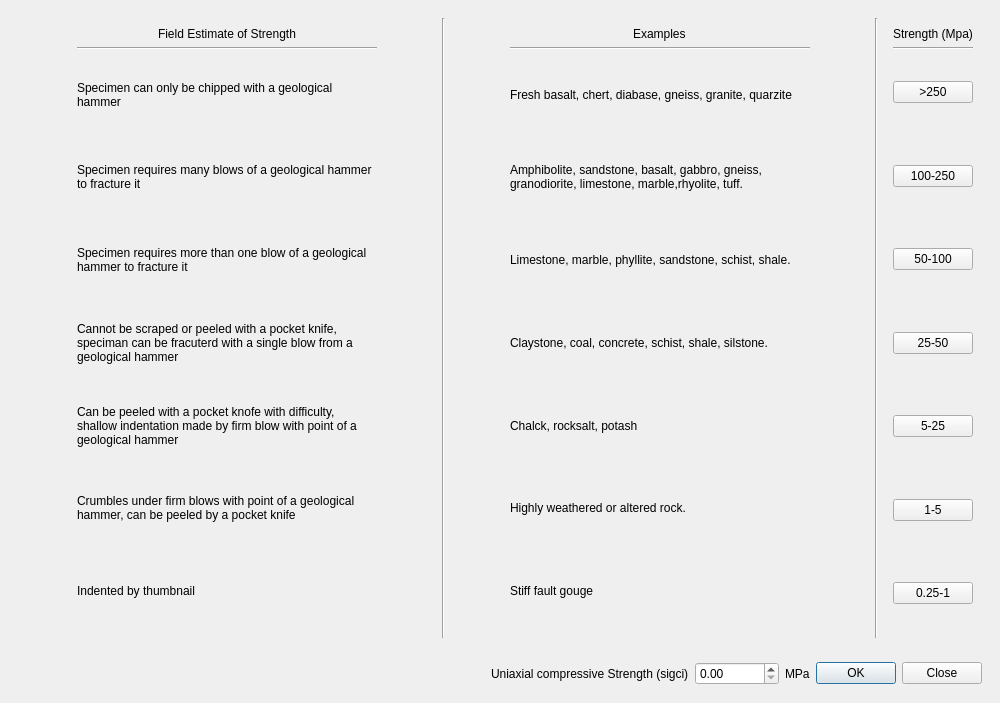
<?xml version="1.0" encoding="UTF-8"?>
<ui version="4.0">
 <class>sciWindow</class>
 <widget class="QMainWindow" name="sciWindow">
  <property name="geometry">
   <rect>
    <x>0</x>
    <y>0</y>
    <width>1000</width>
    <height>703</height>
   </rect>
  </property>
  <property name="minimumSize">
   <size>
    <width>1000</width>
    <height>703</height>
   </size>
  </property>
  <property name="maximumSize">
   <size>
    <width>1000</width>
    <height>703</height>
   </size>
  </property>
  <property name="windowTitle">
   <string>MainWindow</string>
  </property>
  <widget class="QWidget" name="centralwidget">
   <layout class="QVBoxLayout" name="verticalLayout">
    <item>
     <widget class="QWidget" name="horizontalWidget" native="true">
      <property name="sizePolicy">
       <sizepolicy hsizetype="Preferred" vsizetype="Expanding">
        <horstretch>0</horstretch>
        <verstretch>0</verstretch>
       </sizepolicy>
      </property>
      <layout class="QHBoxLayout" name="horizontalLayout">
       <item>
        <widget class="QWidget" name="gridWidget" native="true">
         <layout class="QGridLayout" name="gridLayout_3">
          <item row="3" column="0">
           <widget class="QLabel" name="label_5">
            <property name="maximumSize">
             <size>
              <width>300</width>
              <height>16777215</height>
             </size>
            </property>
            <property name="text">
             <string>Specimen requires many blows of a geological hammer to fracture it</string>
            </property>
            <property name="wordWrap">
             <bool>true</bool>
            </property>
           </widget>
          </item>
          <item row="8" column="0">
           <widget class="QLabel" name="label_10">
            <property name="maximumSize">
             <size>
              <width>300</width>
              <height>16777215</height>
             </size>
            </property>
            <property name="text">
             <string>Indented by thumbnail</string>
            </property>
            <property name="wordWrap">
             <bool>true</bool>
            </property>
           </widget>
          </item>
          <item row="0" column="0" alignment="Qt::AlignHCenter">
           <widget class="QLabel" name="label_2">
            <property name="sizePolicy">
             <sizepolicy hsizetype="Preferred" vsizetype="Fixed">
              <horstretch>0</horstretch>
              <verstretch>0</verstretch>
             </sizepolicy>
            </property>
            <property name="text">
             <string>Field Estimate of Strength</string>
            </property>
           </widget>
          </item>
          <item row="4" column="0">
           <widget class="QLabel" name="label_6">
            <property name="maximumSize">
             <size>
              <width>300</width>
              <height>16777215</height>
             </size>
            </property>
            <property name="text">
             <string>Specimen requires more than one blow of a geological hammer to fracture it</string>
            </property>
            <property name="wordWrap">
             <bool>true</bool>
            </property>
           </widget>
          </item>
          <item row="6" column="0">
           <widget class="QLabel" name="label_8">
            <property name="maximumSize">
             <size>
              <width>300</width>
              <height>16777215</height>
             </size>
            </property>
            <property name="text">
             <string>Can be peeled with a pocket knofe with difficulty, shallow indentation made by firm blow with point of a geological hammer</string>
            </property>
            <property name="wordWrap">
             <bool>true</bool>
            </property>
           </widget>
          </item>
          <item row="2" column="0">
           <widget class="QLabel" name="label_4">
            <property name="maximumSize">
             <size>
              <width>300</width>
              <height>16777215</height>
             </size>
            </property>
            <property name="text">
             <string>Specimen can only be chipped with a geological hammer</string>
            </property>
            <property name="wordWrap">
             <bool>true</bool>
            </property>
           </widget>
          </item>
          <item row="5" column="0">
           <widget class="QLabel" name="label_7">
            <property name="maximumSize">
             <size>
              <width>300</width>
              <height>16777215</height>
             </size>
            </property>
            <property name="text">
             <string>Cannot be scraped or peeled with a pocket knife, speciman can be fracuterd with a single blow from a geological hammer</string>
            </property>
            <property name="wordWrap">
             <bool>true</bool>
            </property>
           </widget>
          </item>
          <item row="7" column="0">
           <widget class="QLabel" name="label_9">
            <property name="maximumSize">
             <size>
              <width>300</width>
              <height>16777215</height>
             </size>
            </property>
            <property name="text">
             <string>Crumbles under firm blows with point of a geological hammer, can be peeled by a pocket knife</string>
            </property>
            <property name="wordWrap">
             <bool>true</bool>
            </property>
           </widget>
          </item>
          <item row="1" column="0">
           <widget class="Line" name="line_3">
            <property name="orientation">
             <enum>Qt::Horizontal</enum>
            </property>
           </widget>
          </item>
         </layout>
        </widget>
       </item>
       <item>
        <widget class="Line" name="line">
         <property name="orientation">
          <enum>Qt::Vertical</enum>
         </property>
        </widget>
       </item>
       <item>
        <widget class="QWidget" name="gridWidget_2" native="true">
         <layout class="QGridLayout" name="gridLayout">
          <item row="7" column="0">
           <widget class="QLabel" name="label_16">
            <property name="maximumSize">
             <size>
              <width>300</width>
              <height>16777215</height>
             </size>
            </property>
            <property name="text">
             <string>Highly weathered or altered rock.</string>
            </property>
            <property name="wordWrap">
             <bool>true</bool>
            </property>
           </widget>
          </item>
          <item row="2" column="0">
           <widget class="QLabel" name="label_11">
            <property name="maximumSize">
             <size>
              <width>300</width>
              <height>16777215</height>
             </size>
            </property>
            <property name="text">
             <string>Fresh basalt, chert, diabase, gneiss, granite, quarzite</string>
            </property>
            <property name="wordWrap">
             <bool>true</bool>
            </property>
           </widget>
          </item>
          <item row="0" column="0" alignment="Qt::AlignHCenter">
           <widget class="QLabel" name="label">
            <property name="sizePolicy">
             <sizepolicy hsizetype="Preferred" vsizetype="Fixed">
              <horstretch>0</horstretch>
              <verstretch>0</verstretch>
             </sizepolicy>
            </property>
            <property name="text">
             <string>Examples</string>
            </property>
           </widget>
          </item>
          <item row="1" column="0">
           <widget class="Line" name="line_4">
            <property name="orientation">
             <enum>Qt::Horizontal</enum>
            </property>
           </widget>
          </item>
          <item row="6" column="0">
           <widget class="QLabel" name="label_15">
            <property name="maximumSize">
             <size>
              <width>300</width>
              <height>16777215</height>
             </size>
            </property>
            <property name="text">
             <string>Chalck, rocksalt, potash</string>
            </property>
            <property name="wordWrap">
             <bool>true</bool>
            </property>
           </widget>
          </item>
          <item row="4" column="0">
           <widget class="QLabel" name="label_13">
            <property name="maximumSize">
             <size>
              <width>300</width>
              <height>16777215</height>
             </size>
            </property>
            <property name="text">
             <string>Limestone, marble, phyllite, sandstone, schist, shale.</string>
            </property>
            <property name="wordWrap">
             <bool>true</bool>
            </property>
           </widget>
          </item>
          <item row="5" column="0">
           <widget class="QLabel" name="label_14">
            <property name="maximumSize">
             <size>
              <width>300</width>
              <height>16777215</height>
             </size>
            </property>
            <property name="text">
             <string>Claystone, coal, concrete, schist, shale, silstone.</string>
            </property>
            <property name="wordWrap">
             <bool>true</bool>
            </property>
           </widget>
          </item>
          <item row="3" column="0">
           <widget class="QLabel" name="label_12">
            <property name="sizePolicy">
             <sizepolicy hsizetype="Fixed" vsizetype="Preferred">
              <horstretch>0</horstretch>
              <verstretch>0</verstretch>
             </sizepolicy>
            </property>
            <property name="maximumSize">
             <size>
              <width>300</width>
              <height>16777215</height>
             </size>
            </property>
            <property name="text">
             <string>Amphibolite, sandstone, basalt, gabbro, gneiss, granodiorite, limestone, marble,rhyolite, tuff.</string>
            </property>
            <property name="wordWrap">
             <bool>true</bool>
            </property>
           </widget>
          </item>
          <item row="8" column="0">
           <widget class="QLabel" name="label_17">
            <property name="maximumSize">
             <size>
              <width>300</width>
              <height>16777215</height>
             </size>
            </property>
            <property name="text">
             <string>Stiff fault gouge</string>
            </property>
            <property name="wordWrap">
             <bool>true</bool>
            </property>
           </widget>
          </item>
         </layout>
        </widget>
       </item>
       <item>
        <widget class="Line" name="line_2">
         <property name="orientation">
          <enum>Qt::Vertical</enum>
         </property>
        </widget>
       </item>
       <item>
        <widget class="QWidget" name="gridWidget_3" native="true">
         <property name="sizePolicy">
          <sizepolicy hsizetype="Fixed" vsizetype="Preferred">
           <horstretch>0</horstretch>
           <verstretch>0</verstretch>
          </sizepolicy>
         </property>
         <layout class="QGridLayout" name="gridLayout_4">
          <item row="15" column="0" alignment="Qt::AlignHCenter">
           <widget class="QPushButton" name="Button025">
            <property name="sizePolicy">
             <sizepolicy hsizetype="Minimum" vsizetype="Preferred">
              <horstretch>0</horstretch>
              <verstretch>0</verstretch>
             </sizepolicy>
            </property>
            <property name="text">
             <string>0.25-1</string>
            </property>
           </widget>
          </item>
          <item row="9" column="0" alignment="Qt::AlignHCenter">
           <widget class="QPushButton" name="Button25">
            <property name="sizePolicy">
             <sizepolicy hsizetype="Minimum" vsizetype="Preferred">
              <horstretch>0</horstretch>
              <verstretch>0</verstretch>
             </sizepolicy>
            </property>
            <property name="text">
             <string>25-50</string>
            </property>
           </widget>
          </item>
          <item row="2" column="0">
           <spacer name="verticalSpacer_8">
            <property name="orientation">
             <enum>Qt::Vertical</enum>
            </property>
            <property name="sizeType">
             <enum>QSizePolicy::Fixed</enum>
            </property>
            <property name="sizeHint" stdset="0">
             <size>
              <width>20</width>
              <height>25</height>
             </size>
            </property>
           </spacer>
          </item>
          <item row="10" column="0">
           <spacer name="verticalSpacer_4">
            <property name="orientation">
             <enum>Qt::Vertical</enum>
            </property>
            <property name="sizeHint" stdset="0">
             <size>
              <width>20</width>
              <height>40</height>
             </size>
            </property>
           </spacer>
          </item>
          <item row="16" column="0">
           <spacer name="verticalSpacer_7">
            <property name="orientation">
             <enum>Qt::Vertical</enum>
            </property>
            <property name="sizeType">
             <enum>QSizePolicy::Fixed</enum>
            </property>
            <property name="sizeHint" stdset="0">
             <size>
              <width>20</width>
              <height>25</height>
             </size>
            </property>
           </spacer>
          </item>
          <item row="5" column="0" alignment="Qt::AlignHCenter">
           <widget class="QPushButton" name="Button100">
            <property name="sizePolicy">
             <sizepolicy hsizetype="Minimum" vsizetype="Preferred">
              <horstretch>0</horstretch>
              <verstretch>0</verstretch>
             </sizepolicy>
            </property>
            <property name="text">
             <string>100-250</string>
            </property>
           </widget>
          </item>
          <item row="4" column="0">
           <spacer name="verticalSpacer">
            <property name="orientation">
             <enum>Qt::Vertical</enum>
            </property>
            <property name="sizeHint" stdset="0">
             <size>
              <width>20</width>
              <height>40</height>
             </size>
            </property>
           </spacer>
          </item>
          <item row="3" column="0" alignment="Qt::AlignHCenter">
           <widget class="QPushButton" name="Button250">
            <property name="sizePolicy">
             <sizepolicy hsizetype="Minimum" vsizetype="Preferred">
              <horstretch>0</horstretch>
              <verstretch>0</verstretch>
             </sizepolicy>
            </property>
            <property name="text">
             <string>&gt;250</string>
            </property>
           </widget>
          </item>
          <item row="6" column="0">
           <spacer name="verticalSpacer_2">
            <property name="orientation">
             <enum>Qt::Vertical</enum>
            </property>
            <property name="sizeHint" stdset="0">
             <size>
              <width>20</width>
              <height>40</height>
             </size>
            </property>
           </spacer>
          </item>
          <item row="14" column="0">
           <spacer name="verticalSpacer_6">
            <property name="orientation">
             <enum>Qt::Vertical</enum>
            </property>
            <property name="sizeHint" stdset="0">
             <size>
              <width>20</width>
              <height>40</height>
             </size>
            </property>
           </spacer>
          </item>
          <item row="13" column="0" alignment="Qt::AlignHCenter">
           <widget class="QPushButton" name="Button1">
            <property name="sizePolicy">
             <sizepolicy hsizetype="Minimum" vsizetype="Preferred">
              <horstretch>0</horstretch>
              <verstretch>0</verstretch>
             </sizepolicy>
            </property>
            <property name="text">
             <string>1-5</string>
            </property>
           </widget>
          </item>
          <item row="7" column="0" alignment="Qt::AlignHCenter">
           <widget class="QPushButton" name="Button50">
            <property name="sizePolicy">
             <sizepolicy hsizetype="Minimum" vsizetype="Preferred">
              <horstretch>0</horstretch>
              <verstretch>0</verstretch>
             </sizepolicy>
            </property>
            <property name="text">
             <string>50-100</string>
            </property>
           </widget>
          </item>
          <item row="8" column="0">
           <spacer name="verticalSpacer_3">
            <property name="orientation">
             <enum>Qt::Vertical</enum>
            </property>
            <property name="sizeHint" stdset="0">
             <size>
              <width>20</width>
              <height>40</height>
             </size>
            </property>
           </spacer>
          </item>
          <item row="12" column="0">
           <spacer name="verticalSpacer_5">
            <property name="orientation">
             <enum>Qt::Vertical</enum>
            </property>
            <property name="sizeHint" stdset="0">
             <size>
              <width>20</width>
              <height>40</height>
             </size>
            </property>
           </spacer>
          </item>
          <item row="0" column="0" alignment="Qt::AlignHCenter">
           <widget class="QLabel" name="label_3">
            <property name="sizePolicy">
             <sizepolicy hsizetype="Preferred" vsizetype="Fixed">
              <horstretch>0</horstretch>
              <verstretch>0</verstretch>
             </sizepolicy>
            </property>
            <property name="text">
             <string>Strength (Mpa)</string>
            </property>
           </widget>
          </item>
          <item row="11" column="0" alignment="Qt::AlignHCenter">
           <widget class="QPushButton" name="Button5">
            <property name="sizePolicy">
             <sizepolicy hsizetype="Minimum" vsizetype="Preferred">
              <horstretch>0</horstretch>
              <verstretch>0</verstretch>
             </sizepolicy>
            </property>
            <property name="text">
             <string>5-25</string>
            </property>
           </widget>
          </item>
          <item row="1" column="0">
           <widget class="Line" name="line_5">
            <property name="orientation">
             <enum>Qt::Horizontal</enum>
            </property>
           </widget>
          </item>
         </layout>
        </widget>
       </item>
      </layout>
     </widget>
    </item>
    <item alignment="Qt::AlignRight">
     <widget class="QWidget" name="widget" native="true">
      <property name="sizePolicy">
       <sizepolicy hsizetype="Fixed" vsizetype="Preferred">
        <horstretch>0</horstretch>
        <verstretch>0</verstretch>
       </sizepolicy>
      </property>
      <layout class="QGridLayout" name="gridLayout_6">
       <item row="0" column="3" alignment="Qt::AlignHCenter">
        <widget class="QDialogButtonBox" name="sciButtonBox">
         <property name="standardButtons">
          <set>QDialogButtonBox::Close|QDialogButtonBox::Ok</set>
         </property>
        </widget>
       </item>
       <item row="0" column="2">
        <widget class="QLabel" name="label_20">
         <property name="text">
          <string>MPa</string>
         </property>
        </widget>
       </item>
       <item row="0" column="0">
        <widget class="QLabel" name="label_21">
         <property name="text">
          <string>Uniaxial compressive Strength (sigci)</string>
         </property>
        </widget>
       </item>
       <item row="0" column="1">
        <widget class="QDoubleSpinBox" name="sciBox">
         <property name="sizePolicy">
          <sizepolicy hsizetype="Fixed" vsizetype="Fixed">
           <horstretch>0</horstretch>
           <verstretch>0</verstretch>
          </sizepolicy>
         </property>
         <property name="minimumSize">
          <size>
           <width>0</width>
           <height>0</height>
          </size>
         </property>
         <property name="maximumSize">
          <size>
           <width>300</width>
           <height>16777215</height>
          </size>
         </property>
         <property name="maximum">
          <double>10000000.000000000000000</double>
         </property>
        </widget>
       </item>
      </layout>
     </widget>
    </item>
   </layout>
  </widget>
 </widget>
 <resources/>
 <connections/>
</ui>
